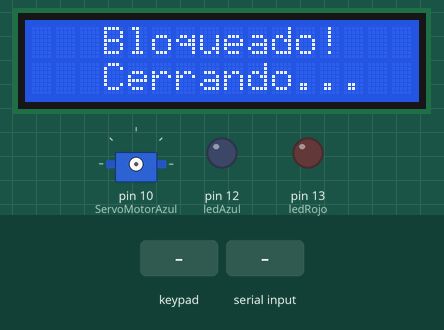
This sketch was run on a simulated Arduino Uno, built with avr-gcc and run on an emulated ATmega328P. On the bench: 16×2 character LCD, servo, output pins drawn as LEDs (lit = HIGH). The inputs (shaded band) are chosen by the test bench.

Above: at 1.6 s.
At 4.7 s:
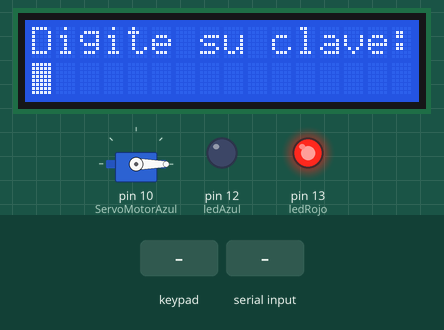
4.8 s: keypad keys 2 2 1 1 2 5 # pressed 0.4 s apart
At 7.6 s:
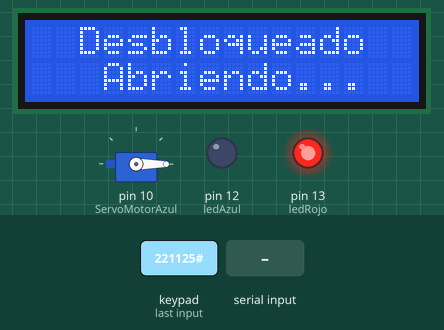
10.6 s: key '*' pressed
13.6 s: key '#' pressed
At 15.1 s:
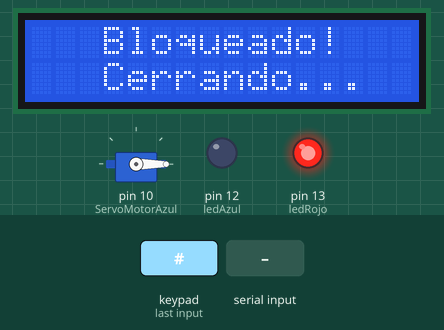
16.6 s: "*" received over Serial
Timing chart, 0 to 19.6 s (numbered marks = the images above; inputs shaded):
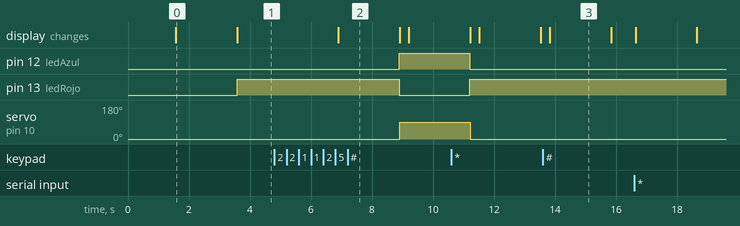

Measured:
- after the input at 4.8 s, pin 12 (ledAzul): LOW → HIGH after 4.1 s; pin 13 (ledRojo): HIGH → LOW after 4.1 s; servo on pin 10 (ServoMotorAzul): 0° → 90° after 4.1 s; the display: changes after 2.1 s (image 2)
- after the input at 13.6 s, the display: changes after 0.23 s (image 3)
- what the display in image 0 shows lasts 2.0 s, from 1.6 s to 3.6 s

The sketch:

duDoor.ino
```cpp
#include <Keypad.h>
#include <Servo.h>
#include <EEPROM.h>
#include <LiquidCrystal.h>

  char* secretCode = "221125";
  int position = 0;
  Servo Servomotor;

  int ledRojo = 13;
  int ledAzul = 12;
  int ServoMotorAzul = 10;

  const byte rows = 4;
  const byte cols = 4;
  char keys[rows][cols] = {

   {'1','2','3','A'},
   {'4','5','6','B'},
   {'7','8','9','C'},
   {'*','0','#','D'}
 };

 byte rowPins[rows] = {9, 8, 7, 6};
 byte colPins[cols] = {5, 4, 3, 2};
 Keypad keypad = Keypad(makeKeymap(keys), rowPins, colPins, rows, cols);
 LiquidCrystal lcd (19, 18, 17, 16, 15, 14);

 void setup()
 {

   Serial.begin(9600);
   lcd.begin(16, 2);
   lcd.print("  APPduDoor2.0  ");
   delay(1500);
   lcd.clear();
   setLocked(true);
   pinMode(ledRojo, OUTPUT);
   pinMode(ledAzul, OUTPUT);
 }

 void loop()
 {

   char key = keypad.getKey();

      if(Serial.available()>0)
   {
     key = Serial.read();
   }

       if (key == '*' || key == '#')
   {
     position = 0;
     setLocked(true);
   }
       if (key == secretCode[position])
   {
     position ++;
   }
       if (position == 6)
   {
     setLocked(false);
   }

   delay(100);
 }

 void setLocked(int locked)
 {
   char key = keypad.getKey();
   if (locked){

   lcd.setCursor(0, 0);
   lcd.print("   Bloqueado!   ");
   lcd.setCursor(0, 1);
   lcd.print("   Cerrando...  ");
   delay(2000);
   lcd.clear();
   lcd.setCursor(0, 0);
   digitalWrite(ledRojo, HIGH);
   digitalWrite(ledAzul, LOW);
   lcd.print("Digite su clave:");
   lcd.setCursor(0, 1);
   lcd.blink();
   Servomotor.attach(ServoMotorAzul);
   Servomotor.write(0);
   }

 else{

   lcd.setCursor(0, 0);
   lcd.print("  Desbloqueado  ");
   lcd.setCursor(0, 1);
   lcd.print("   Abriendo...  ");
   delay(2000);
   lcd.clear();
   lcd.setCursor(0, 0);
   digitalWrite(ledAzul, HIGH);
   digitalWrite(ledRojo, LOW);
   lcd.print("  Bienvenido!!  ");
   Servomotor.attach(ServoMotorAzul);
   Servomotor.write(90);

   }
}
```
